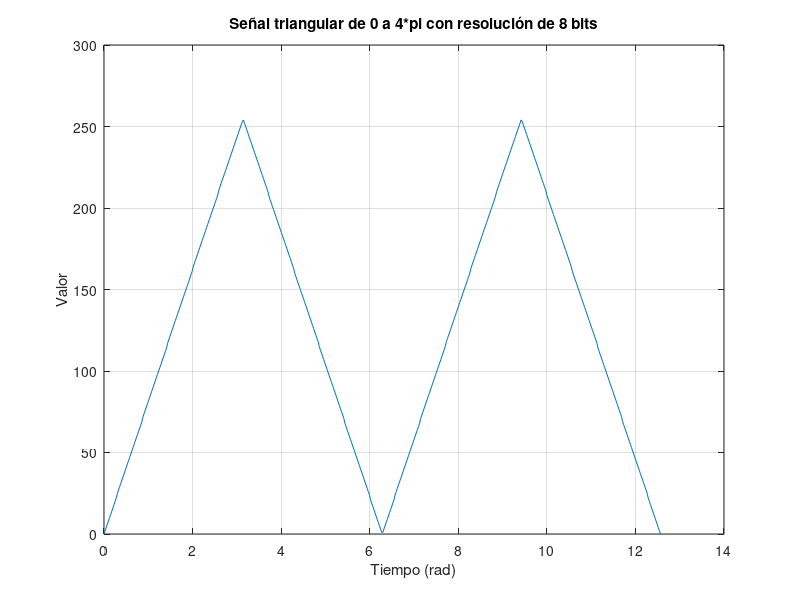

Here is the MATLAB script that generated this plot:
clear all
clc 

% Definir el dominio de la señal desde -pi a pi
t = linspace(0, 4*pi, 500);

% Generar la señal triangular
senal = sawtooth(t,0.5); % Amplitud predeterminada y periodo 2pi

% Escalar la señal al rango de 0 a 255
senal_escalada = (senal + 1) * 127.5;

% Redondear a enteros
senal_redondeada = round(senal_escalada);

% Asegurarse de que la señal está en el rango de 0 a 255
senal_redondeada(senal_redondeada < 0) = 0;
senal_redondeada(senal_redondeada > 255) = 255;

% Graficar la señal generada
plot(t, senal_redondeada);
title('Señal triangular de 0 a 4*pi con resolución de 8 bits');
xlabel('Tiempo (rad)');
ylabel('Valor');
grid on;
